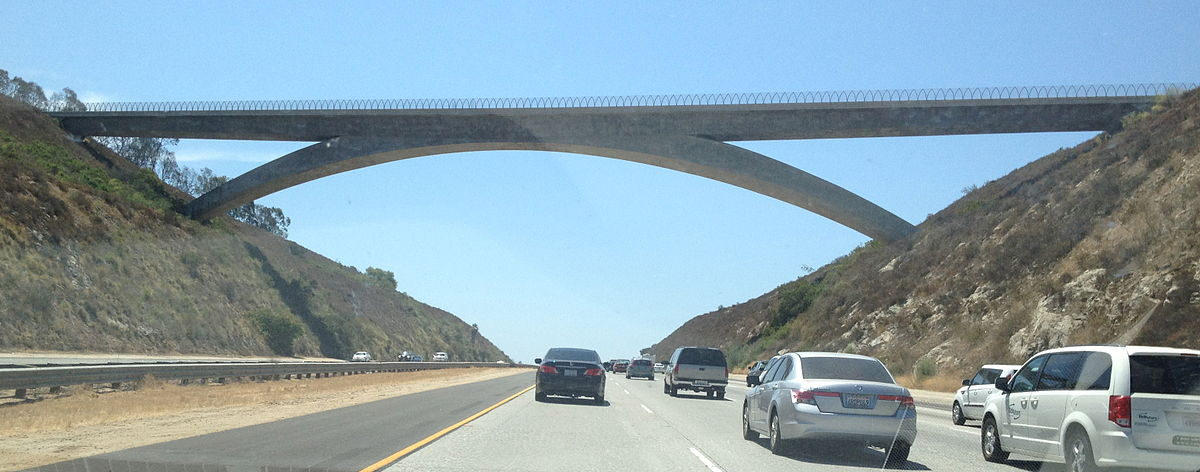
#> input picture samples/roads/road_2.jpg, 1200 x 472 px
$ python 007_sobel_detection.py   (older library calls are emulated)
#> lines starting #> are read from the running program, lines starting #| are printed output that depends on the picture; after the words box and inside, x2 and y2 are one past the last pixel; in counts of white or black regions, pixels touching at a corner belong together
# Inspired by Self-Driving-Car Nano Degree from Udacity

import os

import cv2
import matplotlib.image as mpimg
import matplotlib.pyplot as plt
import numpy as np

# Read in an image and grayscale it
image_path = os.path.join(os.getcwd(), "../../samples/roads/road_2.jpg")

if not os.path.exists(image_path):
    print("Image does not exist!")
    exit()

image = mpimg.imread(image_path)
#> image is the input picture: shape (472, 1200, 3); mean R, G, B 136.8, 158.5, 168.5


def abs_sobel_thresh(img, orient='x', thresh_min=0, thresh_max=255):
    # Apply the following steps to img

    # 1) Convert to grayscale
#> called with orient = 'x', thresh_min = 20, thresh_max = 100
    gray = cv2.cvtColor(img, cv2.COLOR_RGB2GRAY)
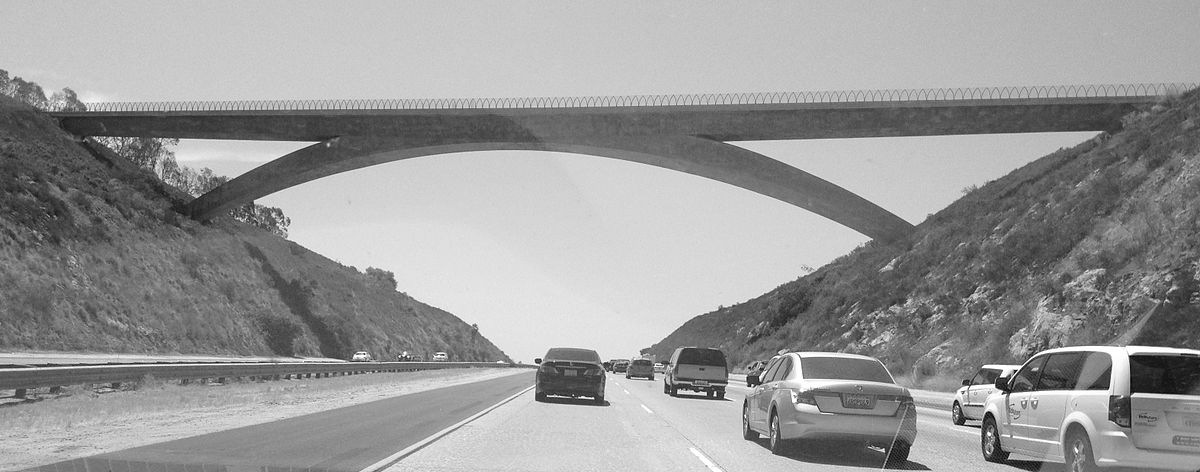
#> gray: shape (472, 1200); min 1, max 255, mean 153.1

    # 2) Take the derivative in x or y given orient = 'x' or 'y'
    # Default kernel is 3; That's why the 5th parameter on cv2.Sobel is not set in this.
    if orient == 'x':
        sobel = cv2.Sobel(gray, cv2.CV_64F, 1, 0)
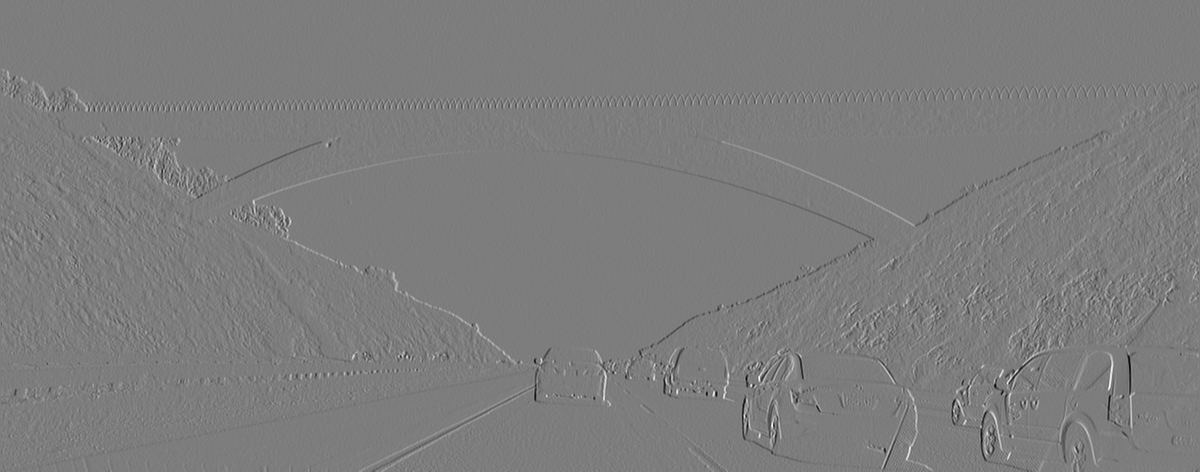
#> sobel: shape (472, 1200) float64; min -868, max 897, mean -0.1; drawn with min black and max white
    else:
        sobel = cv2.Sobel(gray, cv2.CV_64F, 0, 1)

    # 3) Take the absolute value of the derivative or gradient
    abs_sobel = np.absolute(sobel)
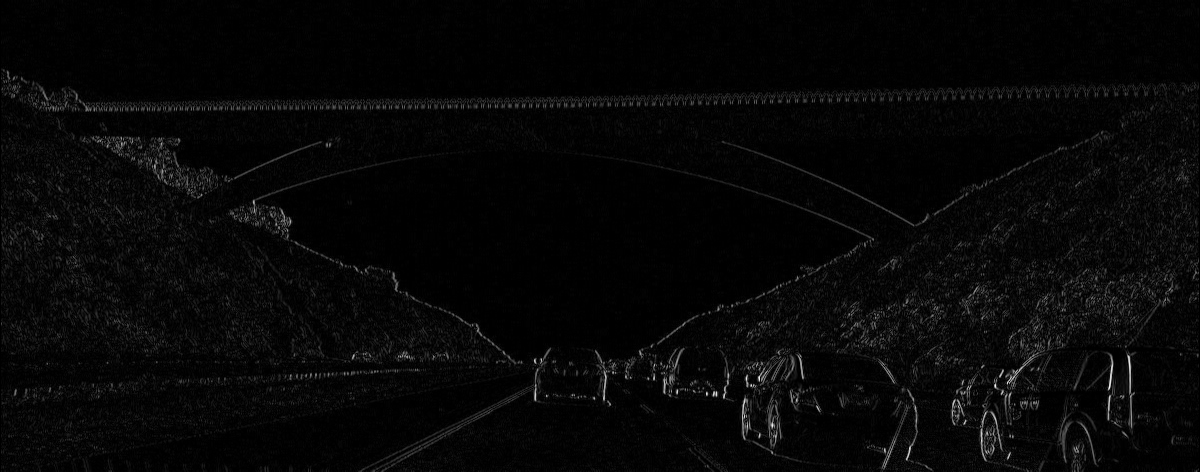
#> abs_sobel: shape (472, 1200) float64; min 0, max 897, mean 26.7; drawn with min black and max white

    # 4) Scale to 8-bit (0 - 255) then convert to type = np.uint8
    scaled_sobel = np.uint8(255 * abs_sobel / np.max(abs_sobel))

    # 5) Create a mask of 1's where the scaled gradient magnitude
    # is > thresh_min and < thresh_max
    binary_output = np.zeros_like(scaled_sobel)
    binary_output[(scaled_sobel >= thresh_min) & (scaled_sobel <= thresh_max)] = 1

    return binary_output


# Run the function
gradient_binary_x = abs_sobel_thresh(image, orient='x', thresh_min=20, thresh_max=100)
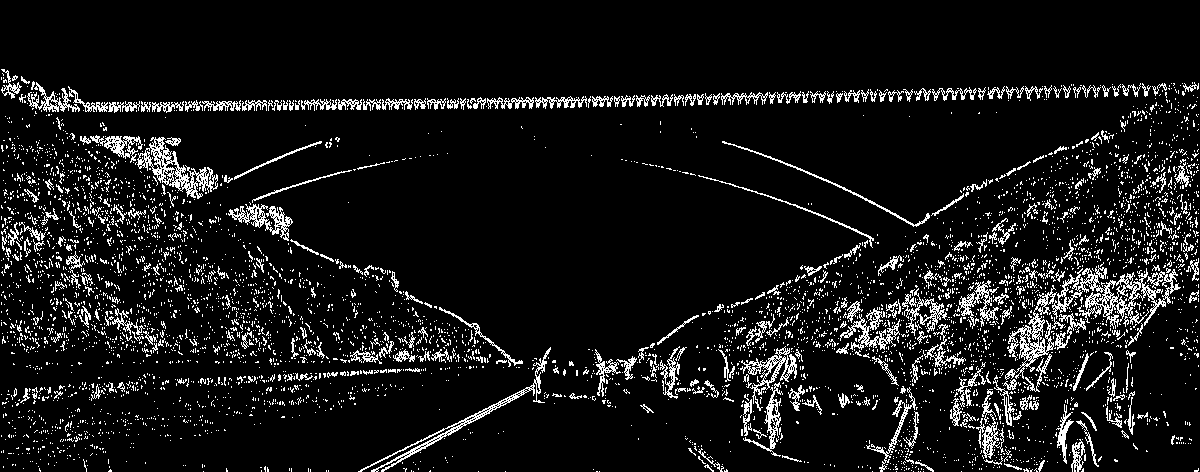
#> gradient_binary_x: shape (472, 1200); values 0 (black) and 1 (white), 8.7% white in thin lines or dots, all inside (x1, y1, x2, y2) = (1, 69, 1199, 472)
gradient_binary_y = abs_sobel_thresh(image, orient='y', thresh_min=20, thresh_max=100)
#> call 2 of abs_sobel_thresh, with orient = 'y', thresh_min = 20, thresh_max = 100
#> in abs_sobel_thresh (call 2), `sobel = cv2.Sobel(gray, cv2.CV_64F, 0, 1)`:
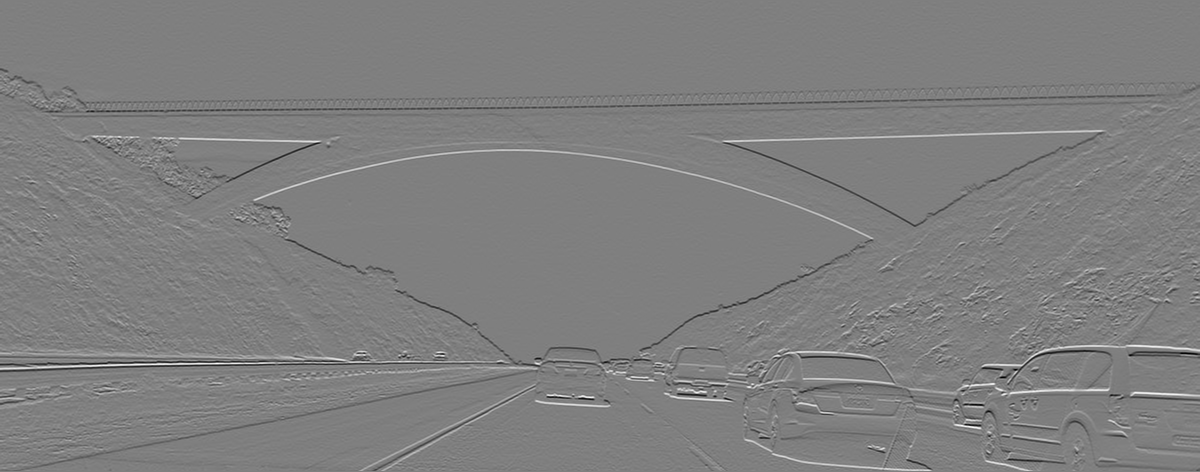
#> sobel: shape (472, 1200) float64; min -906, max 907, mean -0.4; drawn with min black and max white
#> in abs_sobel_thresh (call 2), `abs_sobel = np.absolute(sobel)`:
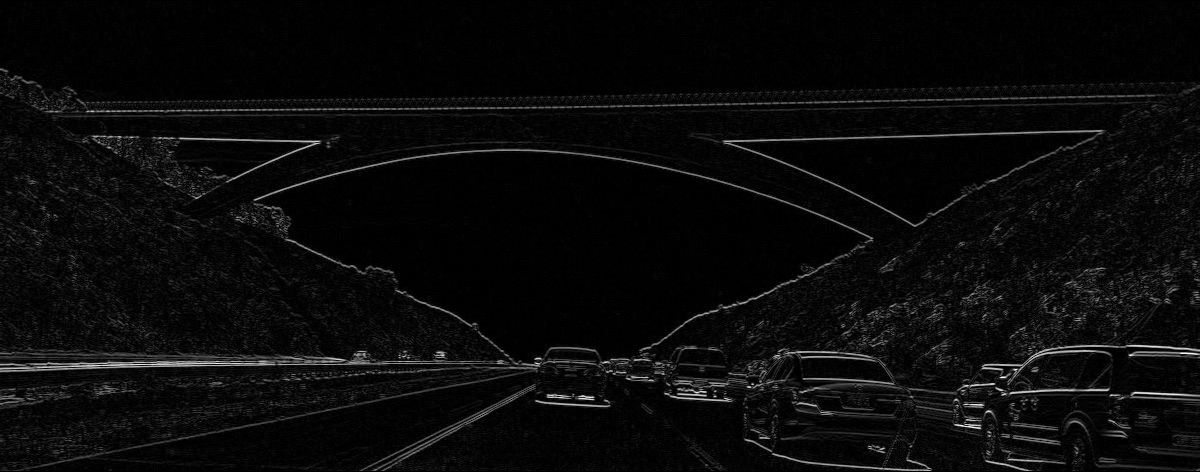
#> abs_sobel: shape (472, 1200) float64; min 0, max 907, mean 38.9; drawn with min black and max white
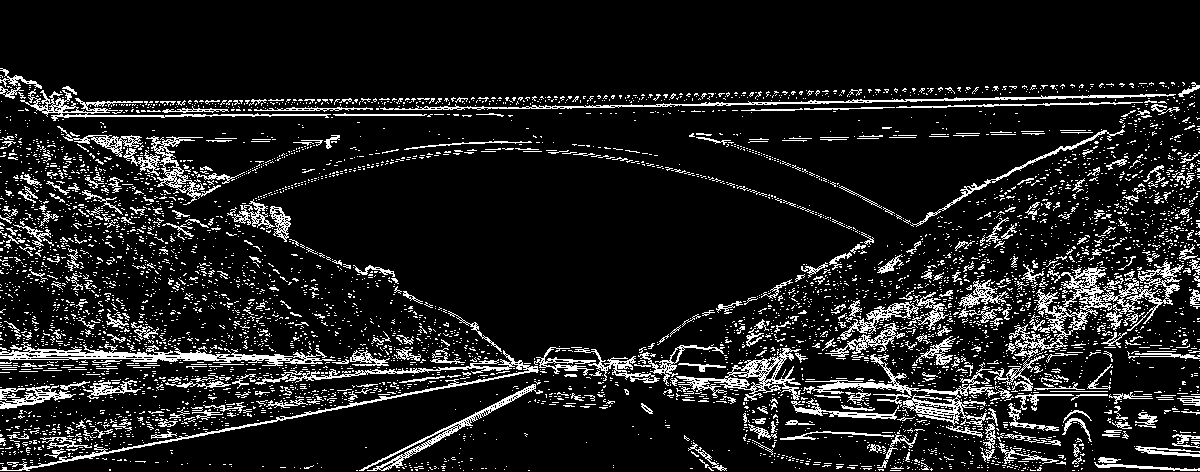
#> gradient_binary_y: shape (472, 1200); values 0 (black) and 1 (white), 11.7% white in thin lines or dots, all inside (x1, y1, x2, y2) = (0, 68, 1200, 471)

# Plot the result
f, (ax1, ax2, ax3) = plt.subplots(1, 3, figsize=(24, 9))
f.tight_layout()

ax1.imshow(image)
ax1.set_title('Original Image', fontsize=20)

ax2.imshow(gradient_binary_x, cmap='gray')
ax2.set_title('Sobel X (Vertical Edges)', fontsize=20)

ax3.imshow(gradient_binary_y, cmap='gray')
ax3.set_title('Sobel Y (Horizontal Edges)', fontsize=20)

plt.subplots_adjust(left=0., right=1, top=0.9, bottom=0.)
plt.show()

$ run again, with samples/roads/road_1.jpg copied over samples/roads/road_2.jpg
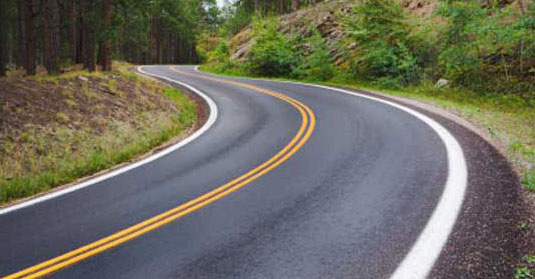
#> input picture samples/roads/road_1.jpg, 535 x 279 px
#> image is the input picture: shape (279, 535, 3); mean R, G, B 108.8, 107.9, 94.6
#> `gradient_binary_x = abs_sobel_thresh(image, orient='x', thresh_min=20,..`:
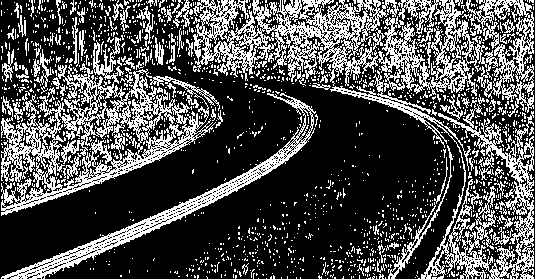
#> gradient_binary_x: shape (279, 535); values 0 (black) and 1 (white), 30.7% white in thin lines or dots
#> `gradient_binary_y = abs_sobel_thresh(image, orient='y', thresh_min=20,..`:
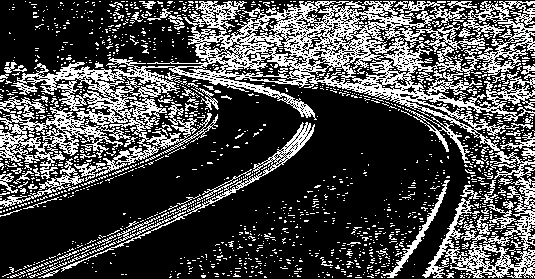
#> gradient_binary_y: shape (279, 535); values 0 (black) and 1 (white), 29.1% white in thin lines or dots

$ run again, with samples/roads/road_3.jpg copied over samples/roads/road_2.jpg
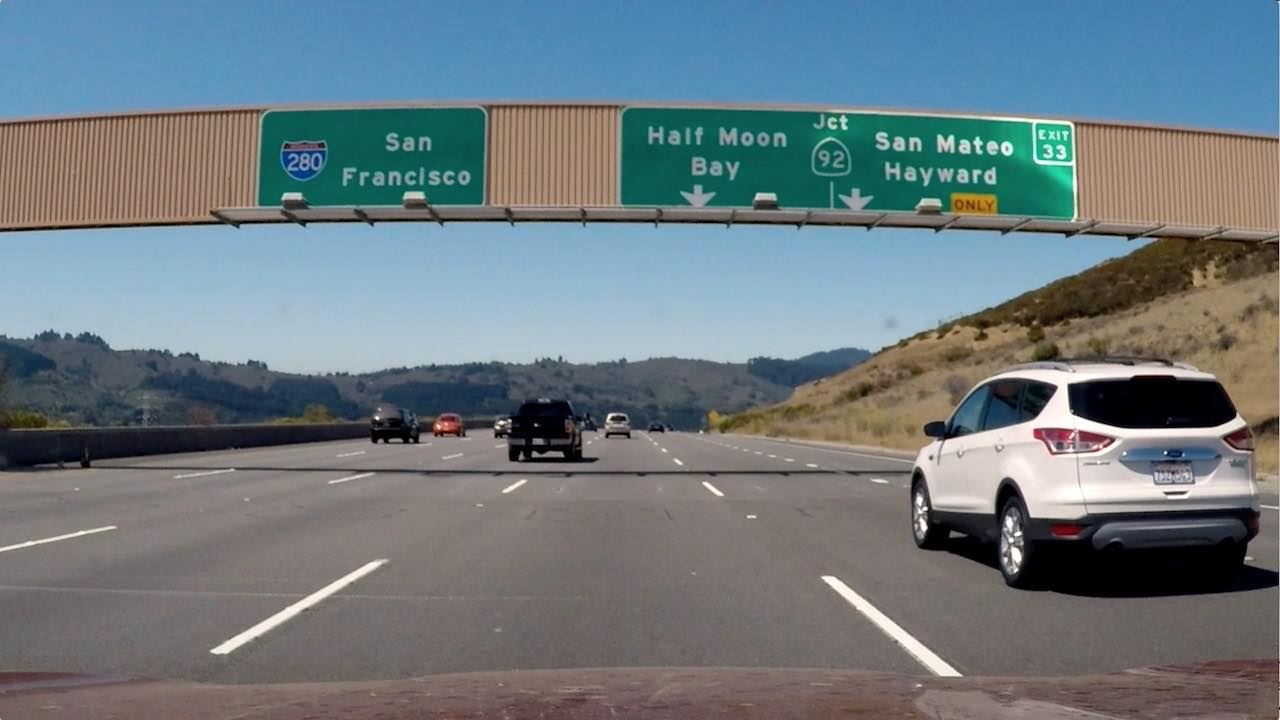
#> input picture samples/roads/road_3.jpg, 1280 x 720 px
#> image is the input picture: shape (720, 1280, 3); mean R, G, B 109.2, 121.6, 127.4
#> `gradient_binary_x = abs_sobel_thresh(image, orient='x', thresh_min=20,..`:
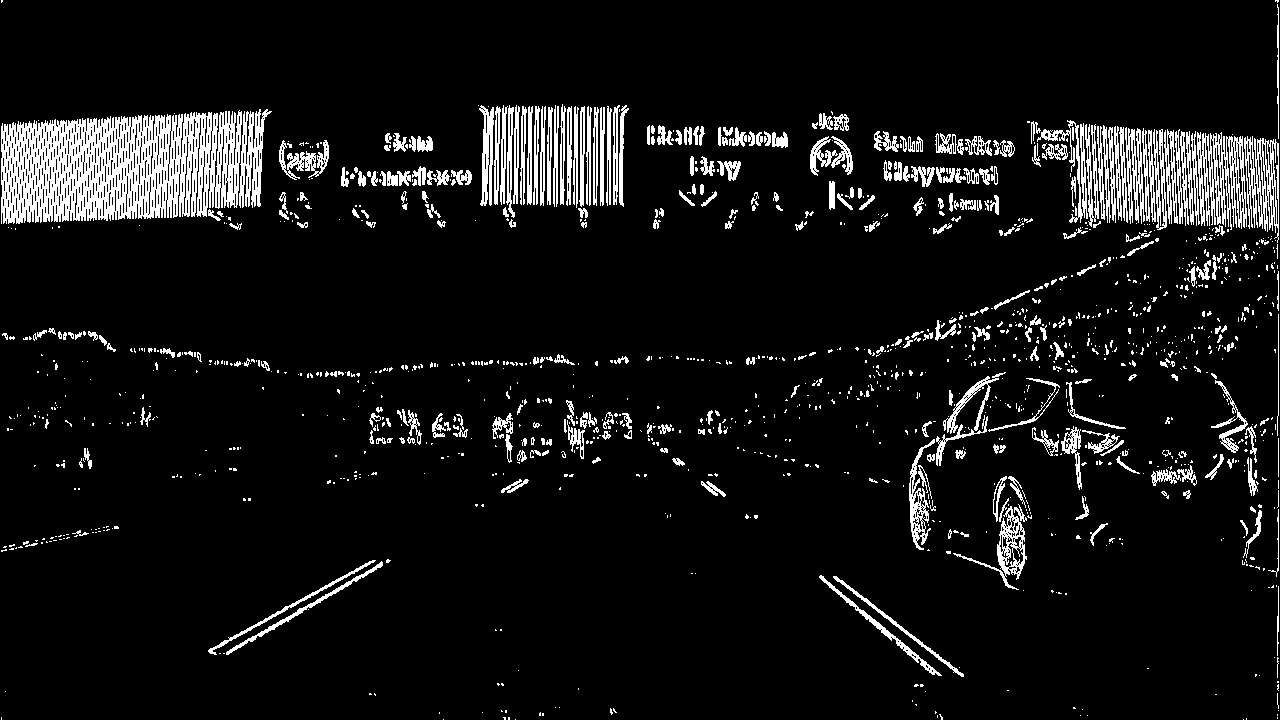
#> gradient_binary_x: shape (720, 1280); values 0 (black) and 1 (white), 7.9% white; 1387 white regions (1044 under 20 px), largest, box (x1, y1, x2, y2) and area: (1, 110, 242, 224) 18705, (1197, 132, 1247, 230) 2648, (1244, 136, 1279, 243) 1818
#> `gradient_binary_y = abs_sobel_thresh(image, orient='y', thresh_min=20,..`:
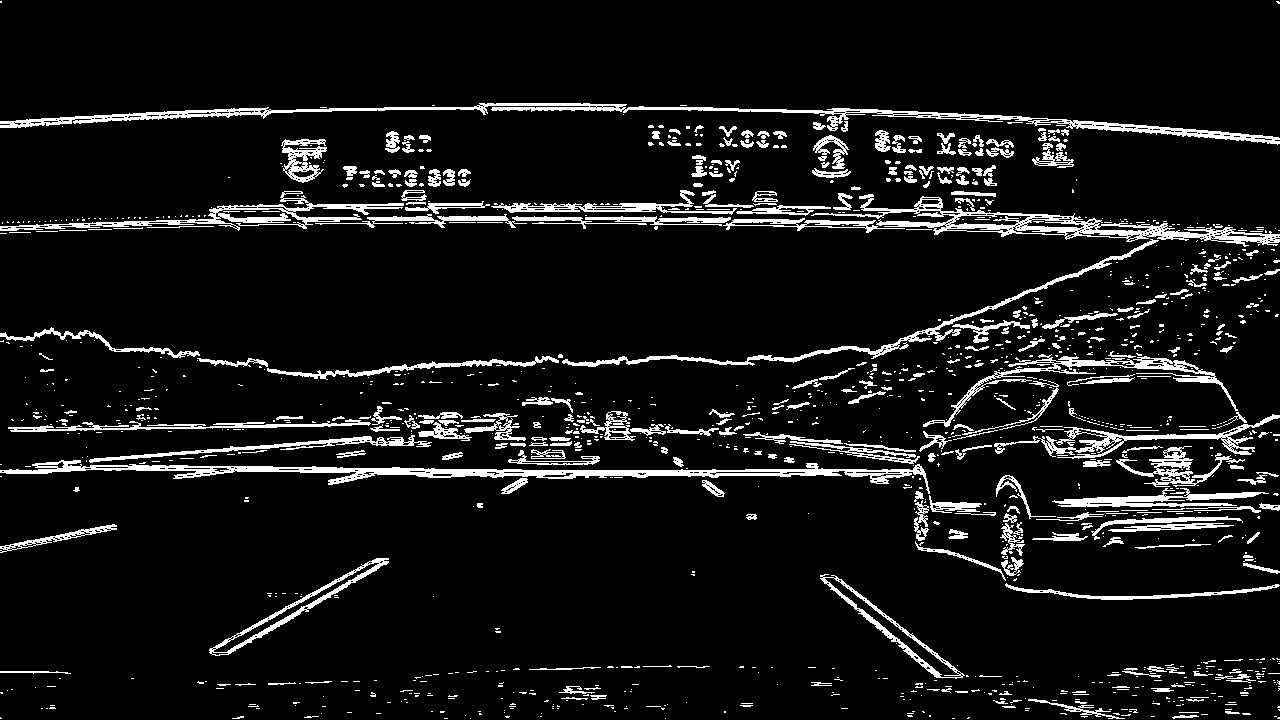
#> gradient_binary_y: shape (720, 1280); values 0 (black) and 1 (white), 8.1% white; 1364 white regions (1031 under 20 px), largest, box (x1, y1, x2, y2) and area: (0, 103, 1280, 145) 6512, (0, 460, 930, 494) 6184, (811, 194, 1280, 247) 4621
